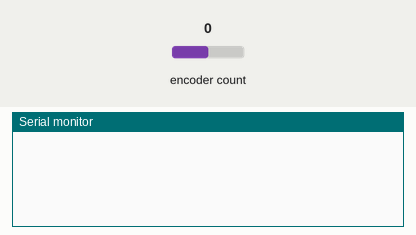
The sketch below on a simulated Arduino Uno, built with avr-gcc and run on an emulated ATmega328P. Shown: the last lines printed to the serial monitor. The test bench sets the inputs (shaded band); at power-on: encoder count 0.

Above: at 1.2 s.
1.3 s: encoder count set to 1
At 2.5 s:
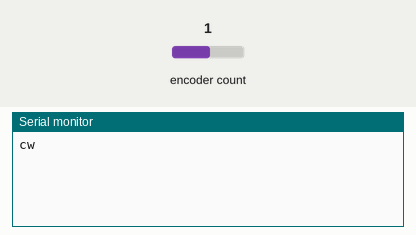
2.8 s: encoder count set to 0
At 3.6 s:
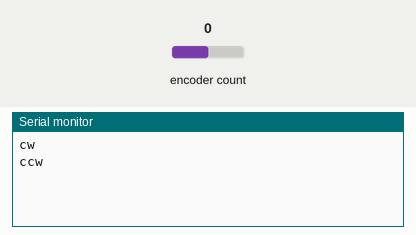

The sketch:

code14-new_encoder.ino
```cpp
#include <SimpleRotary.h>

// Pin A, Pin B, Button Pin
SimpleRotary rotary(19,20,26);

int dumb;

void setup() {
  Serial.begin(9600);
}

void loop() {

  byte i;

  // 0 = not turning, 1 = CW, 2 = CCW
  i = rotary.rotate();

  if ( i == 1 ) {
    Serial.println("cw");
  }

  if ( i == 2 ) {
    Serial.println("ccw");
  }

  if(rotary.push() == HIGH){
    Serial.println("pressed");
  }

}
```

Measured:
- after the input at 1.3 s, the serial monitor: prints a new line at once (image 1)
- after the input at 2.8 s, the serial monitor: prints a new line at once (image 2)
